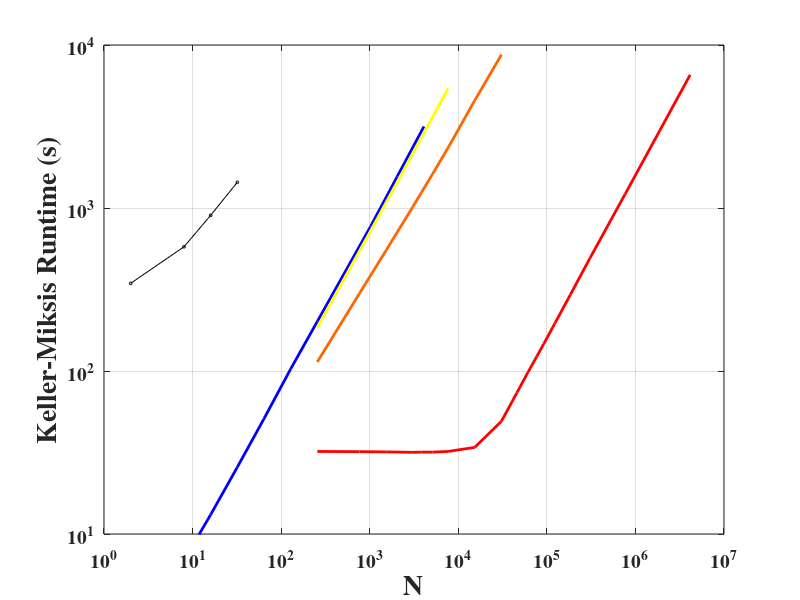

MATLAB code for this plot:
function KellerMiksisPerformanceComparison_ODEINT

MPGOS_REG.x = [256 768 1536 3072 3840 5120 7680 15360 30720 46080 61440 76800 92160 122880 184320 307200 768000 4147200];
MPGOS_REG.y = [32.1 32.0 31.9 31.7 31.8 31.8 32.1 34.0 49.2 73.8 98.6 122.5 146.6 195.4 294.1 493.2 1221.5 6557.4];

julia_cpu.x = [4        8       16      32      64      128     256 	1024        2048        4096     10000];
julia_cpu.z = [3.898	6.911	13.139	25.709	50.941	102.874	201.296	771.332     1562.726	3161.66  NaN]; 

ODEINT_CPU.x = [256 768 1536 3072 3840 5120 7680]; % 15360 30720 46080 61440 76800 92160 122880 184320 307200];
ODEINT_CPU.z = [184605 545272 1082017 2163337 2704680 3606777 5411924]/1000; 
% ODEINT_CPU.y = [4.114	7.288	13.803	26.862	53.259	105.801	222.343	853.743 1709.705	3384.723	8231.672863];

ODEINT_VCL.x = [256 768 1536 3072 3840 5120 7680 15360 30720];%46080 61440 76800 92160 122880 184320 307200];
ODEINT_VCL.z = [113602 299860 551228 1018598 1246025 1615194 2345539 4576752 8719558]/1000; 

ODEINT_THRUST.x = [2 8 16 32];
ODEINT_THRUST.z = [345 578 902 1438]; 


fig=figure(1); hold on;
p1=plot(MPGOS_REG.x,MPGOS_REG.y);

p3=plot(julia_cpu.x,julia_cpu.z);

p6=plot(ODEINT_CPU.x,ODEINT_CPU.z);
p8=plot(ODEINT_VCL.x,ODEINT_VCL.z);
p10=plot(ODEINT_THRUST.x,ODEINT_THRUST.z);

set(gca,'XScale','log','YScale','log','XLim',[1 1e7],'YLim',[1e1 1e4],'XGrid','on','YGrid','on','Box','on','FontSize',14,'FontWeight','bold','FontName','Times');
set(p1,'Color',[1 0 0], 'LineStyle','-','LineWidth',2);

set(p3,'Color',[0 0 1], 'LineStyle','-','LineWidth',2);

set(p6, 'Color', 'yellow','LineStyle','-','LineWidth',2);
set(p8, 'Color', [1 102/255 0],'LineStyle','-','LineWidth',2);

set(p10, 'Color', 'black','Marker','o','MarkerSize', 2, 'LineStyle', '-');

xlabel('N','FontSize',20,'FontWeight','bold','FontName','Times');
ylabel('Keller-Miksis Runtime (s)','FontSize',20,'FontWeight','bold','FontName','Times');
hold off